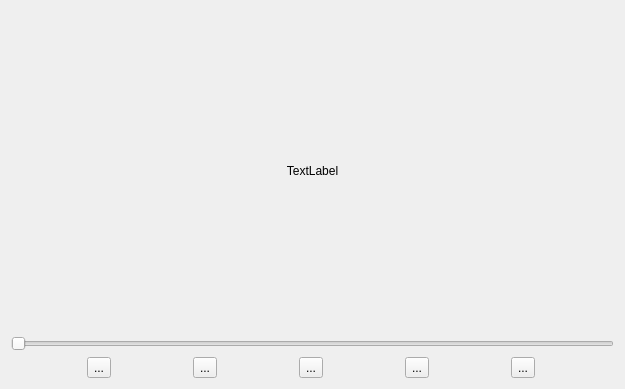
<?xml version="1.0" encoding="UTF-8"?>
<ui version="4.0">
 <class>CDialogBase</class>
 <widget class="QDialog" name="CDialogBase">
  <property name="geometry">
   <rect>
    <x>0</x>
    <y>0</y>
    <width>625</width>
    <height>389</height>
   </rect>
  </property>
  <property name="windowTitle">
   <string>Dialog</string>
  </property>
  <layout class="QGridLayout" name="gridLayout">
   <item row="0" column="0">
    <widget class="QLabel" name="m_movieLabel">
     <property name="sizePolicy">
      <sizepolicy hsizetype="Ignored" vsizetype="Ignored">
       <horstretch>0</horstretch>
       <verstretch>0</verstretch>
      </sizepolicy>
     </property>
     <property name="autoFillBackground">
      <bool>true</bool>
     </property>
     <property name="text">
      <string>TextLabel</string>
     </property>
     <property name="alignment">
      <set>Qt::AlignCenter</set>
     </property>
    </widget>
   </item>
   <item row="1" column="0">
    <widget class="QSlider" name="m_frameSlider">
     <property name="orientation">
      <enum>Qt::Horizontal</enum>
     </property>
    </widget>
   </item>
   <item row="2" column="0">
    <layout class="QHBoxLayout" name="horizontalLayout">
     <item>
      <widget class="QToolButton" name="m_openButton">
       <property name="text">
        <string>...</string>
       </property>
       <property name="iconSize">
        <size>
         <width>36</width>
         <height>36</height>
        </size>
       </property>
      </widget>
     </item>
     <item>
      <widget class="QToolButton" name="m_playButton">
       <property name="text">
        <string>...</string>
       </property>
       <property name="iconSize">
        <size>
         <width>36</width>
         <height>36</height>
        </size>
       </property>
      </widget>
     </item>
     <item>
      <widget class="QToolButton" name="m_pauseButton">
       <property name="text">
        <string>...</string>
       </property>
       <property name="iconSize">
        <size>
         <width>36</width>
         <height>36</height>
        </size>
       </property>
      </widget>
     </item>
     <item>
      <widget class="QToolButton" name="m_stopButton">
       <property name="text">
        <string>...</string>
       </property>
       <property name="iconSize">
        <size>
         <width>36</width>
         <height>36</height>
        </size>
       </property>
      </widget>
     </item>
     <item>
      <widget class="QToolButton" name="m_quitButton">
       <property name="text">
        <string>...</string>
       </property>
       <property name="iconSize">
        <size>
         <width>36</width>
         <height>36</height>
        </size>
       </property>
      </widget>
     </item>
    </layout>
   </item>
  </layout>
 </widget>
 <resources/>
 <connections/>
</ui>
